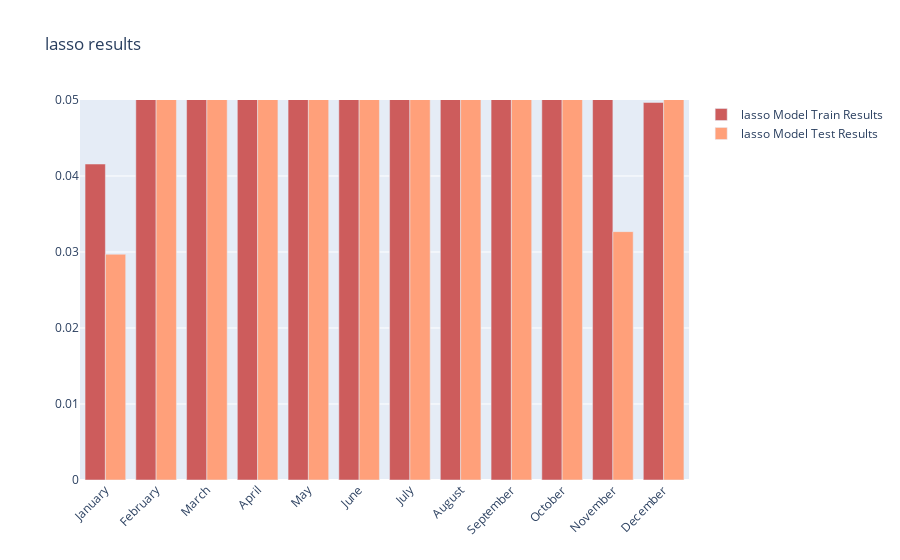

Notebook code for this chart:
### Code cell
plot_resulst(train_errors,test_errors,"lasso")

### Figure 1 — Plotly figure (JSON) as saved in the notebook; plotly's stock layout.template omitted (floating-point values rounded to 4 significant figures)
{"data": [{"marker": {"color": "indianred"}, "name": "lasso Model Train Results", "type": "bar", "x": ["January", "February", "March", "April", "May", "June", "July", "August", "September", "October", "November", "December"], "y": [0.04158, 0.05993, 0.0669, 0.09599, 0.1356, 0.1388, 0.1194, 0.1172, 0.1236, 0.1119, 0.07227, 0.04968]}, {"marker": {"color": "lightsalmon"}, "name": "lasso Model Test Results", "type": "bar", "x": ["January", "February", "March", "April", "May", "June", "July", "August", "September", "October", "November", "December"], "y": [0.0297, 0.1056, 0.1167, 0.1098, 0.1257, 0.1178, 0.1327, 0.122, 0.1299, 0.0694, 0.03268, 0.05602]}], "layout": {"barmode": "group", "title": {"text": "lasso results"}, "xaxis": {"tickangle": -45}, "yaxis": {"range": [0, 0.05]}}}
